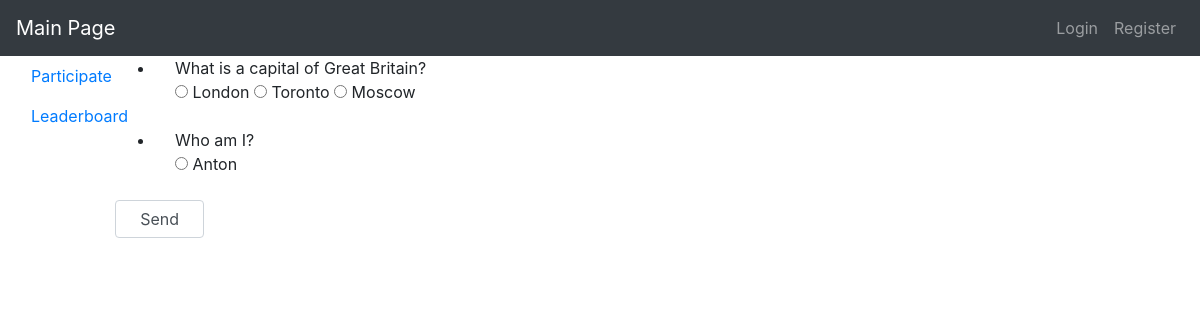
The app's page /play/1 with its own data.
### orm.py (models this page shows)
class BaseModel(Model):
    class Meta:
        database = db

class Question(BaseModel):
    number = IntegerField()
    content = TextField()
    correct_answer = IntegerField()
    test = ForeignKeyField(Test, backref="questions")

class Answer(BaseModel):
    number = IntegerField()
    content = TextField()
    question = ForeignKeyField(Question, backref="answers")

### app.py (the view)
@app.route('/play/<int:ident>')
def page_list_test(ident):
    questions = Test.get_by_id(ident).questions
    return render_template("p_user_test_take.html", model=questions, id=ident)

### app.py (called while the page is built)
@app.before_request
def before_request():
    db.connect()

@app.after_request
def after_request(response):
    db.close()
    return response

### templates/p_user_test_take.html
{% extends "bootstrap/base.html" %}
{% block content %}
    <div class="left">
        <form method="post" action="{{ url_for('action_eval_test', ident=id) }}">
            <ul>
            {% for i in model %}
                <li>
                    <div class="form-group form-check">
                    {{ i.content }} <br>
                    {% set first=True %}
                    {% for j in i.answers %}
                        <input type="radio" name="q{{ i.number }}" id="q{{ i.number }}_{{ j.number }}" value="{{ j.number }}"
                                {% if first %} required {% set first=False %} {% endif %}  >
                        <label for="q{{ i.number }}_{{ j.number }}">{{ j.content }}</label>
                    {% endfor %}
                    </div>
                </li>
            {% endfor %}
            </ul>
            <input type="submit" class="form-control col-lg-1 col-md-2 col-sm-2 col-xl-1" value="Send">
        </form>
    </div>
{% endblock %}

### records on screen
Question: content "What is a capital of Great Britain?"
Answer: content "London"
Answer: content "Toronto"
Answer: content "Moscow"
Question: content "Who am I?"
Answer: content "Anton"
